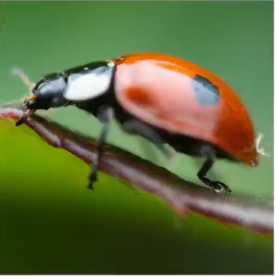
#> input picture ladybug.PNG, 275 x 276 px, found by its file name
$ python 'Chapter 9 - Unsupervised Learning Technique.py'
#> lines starting #> are read from the running program, lines starting #| are printed output that depends on the picture
# -*- coding: utf-8 -*-
"""
Created on Sat Jun  5 10:39:57 2021

@author: Filipe Pacheco

Hands-On Machine Learning

Chapter 9 - Unsupervised Learning Technique

"""

# K-Means

from sklearn.datasets import make_blobs

X, y = make_blobs(n_samples=100, centers = 5, n_features = 2, random_state = 0)

from sklearn.cluster import KMeans
import numpy as np

k = 5

kmeans= KMeans (n_clusters = k)
y_pred = kmeans.fit_predict(X)

kmeans.cluster_centers_

X_new = np.array([[0,2],[3,2],[-3,3],[-3,2.5]])

kmeans.predict(X_new)


# Distances from each instance to every centroid

kmeans.transform(X_new)


# Choose the best initial centroids

good_init = np.array([[-3,3],[-3,2],[-3,1],[-1,2],[0,2]])
kmeans = KMeans(n_clusters=5, init = good_init, n_init = 1)

from sklearn.cluster import MiniBatchKMeans

minibatch_kmeans = MiniBatchKMeans(n_clusters = 5)
minibatch_kmeans.fit(X)


# Silhouette Score

from sklearn.metrics import silhouette_score
silhouette_score(X, minibatch_kmeans.labels_)


# Using clustering for Image Segmentation

from matplotlib.image import imread
import os

image = imread("ladybug.png")
#> image is the input picture: shape (276, 275, 4) float32; mean R, G, B, A 0.366, 0.42, 0.235, 1

X = image.reshape(-1,3)

kmeans = KMeans(n_clusters=8).fit(X)

segmented_img = kmeans.cluster_centers_[kmeans.labels_]
segmented_img = segmented_img.reshape(image.shape)
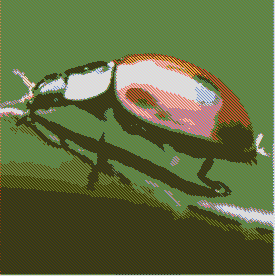
#> segmented_img: shape (276, 275, 4) float32; mean R, G, B, A 0.374, 0.419, 0.245, 0.983; transparent parts drawn white


# Using Clustering for Preprocessing

from sklearn.datasets import load_digits

X_digits, y_digits = load_digits(return_X_y=True)

from sklearn.model_selection import train_test_split
X_train, X_test, y_train, y_test = train_test_split(X_digits, y_digits)

from sklearn.linear_model import LogisticRegression

log_reg = LogisticRegression()
log_reg.fit(X_train, y_train)

log_reg.score(X_test,y_test)

# Increase accuracy by KMeans++

from sklearn.pipeline import Pipeline

pipeline = Pipeline([("kmeans",KMeans(n_clusters=50)),("log_reg",LogisticRegression())])

pipeline.fit(X_train, y_train)

pipeline.score(X_test, y_test)

from sklearn.model_selection import GridSearchCV

param_grid = dict(kmeans__n_clusters=range(2,50))
grid_clf = GridSearchCV(pipeline,param_grid, cv=3, verbose=2)
grid_clf.fit(X_train, y_train)

grid_clf.best_params_
grid_clf.score(X_test,y_test)


# Using Clustering for Semi-Supervised Learning

n_labeled = 50
log_reg = LogisticRegression()
log_reg.fit(X_train[:n_labeled], y_train[:n_labeled])

log_reg.score(X_test, y_test)

k = 50
kmeans = KMeans(n_clusters=k)
X_digits_dist = kmeans.fit_transform(X_train)
representative_digit_idx = np.argmin(X_digits_dist, axis=0)
X_representative_digits = X_train[representative_digit_idx]

y_representative_digits = np.array([4,8,0,6,8,3,7,7,9,1,5,5,8,5,2,1,2,9,6,1,1,6,9,0,8,3,8,7,4,1,6,5,2,4,1,8,6,3,9,2,4,2,9,4,7,6,2,3,1,1])

log_reg = LogisticRegression()
log_reg.fit(X_representative_digits, y_representative_digits)
log_reg.score(X_test, y_test)


#DBSCAN

from sklearn.cluster import DBSCAN
from sklearn.datasets import make_moons

X,y = make_moons(n_samples = 1000, noise = 0.05)
dbscan = DBSCAN(eps = 0.05, min_samples = 5)
dbscan.fit(X)

dbscan.labels_

len(dbscan.core_sample_indices_)

dbscan.core_sample_indices_
dbscan.components_

from sklearn.neighbors import KNeighborsClassifier

knn = KNeighborsClassifier(n_neighbors=50)
knn.fit(dbscan.components_, dbscan.labels_[dbscan.core_sample_indices_])

X_new = np.array([[-0.5,0],[0,0.5],[1,-0.1],[2,1]])
knn.predict(X_new)
knn.predict_proba(X_new)


#Gaussian Mixtures

from sklearn.mixture import GaussianMixture

gm = GaussianMixture(n_components = 3, n_init=10)
gm.fit(X)

gm.weights_
gm.means_
gm.covariances_

gm.predict(X)
gm.predict_proba(X)
